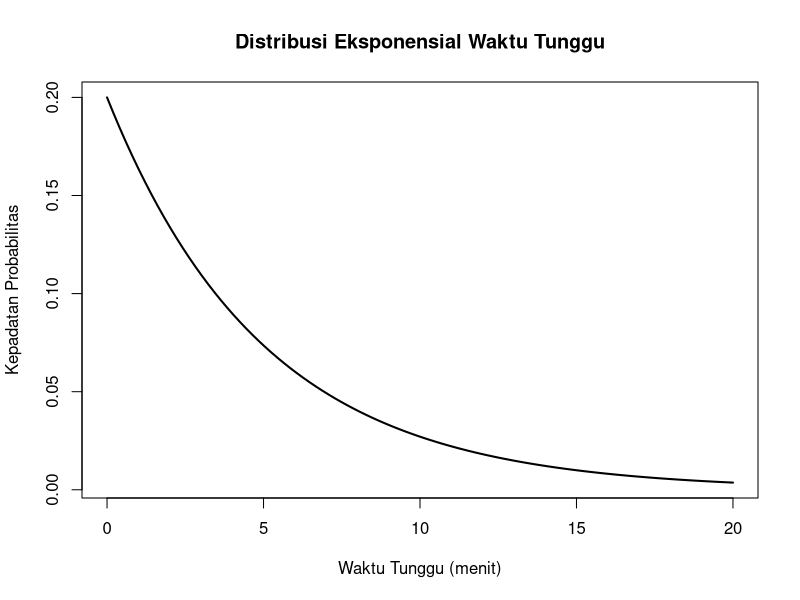

This figure's R source:
# Studi Kasus Distribusi kontinu:Distribusi Eksponensial
# Waktu Tunggu Pelanggan

# 1. Menentukan parameter
rata_rata <- 5
lambda <- 1 / rata_rata

# 2. Peluang menunggu kurang dari 3 menit
peluang_kurang_3 <- pexp(3, rate = lambda)
cat("P(X < 3):", round(peluang_kurang_3, 5), "\n")

# 3. Peluang menunggu lebih dari 5 menit
peluang_lebih_5 <- pexp(5, rate = lambda,
                        lower.tail = FALSE)
cat("P(X > 5):", round(peluang_lebih_5, 5), "\n")

# 4. Peluang menunggu antara 2 dan 6 menit
peluang_2_6 <- pexp(6, rate = lambda) -
  pexp(2, rate = lambda)
cat("P(2 < X < 6):", round(peluang_2_6, 5), "\n")

# 5. Nilai harapan dan varians
nilai_harapan <- 1 / lambda
varians <- 1 / lambda^2

cat("Nilai harapan:", nilai_harapan, "menit\n")
cat("Varians:", varians, "menit kuadrat\n")

# 6. Simulasi waktu tunggu 10 pelanggan
set.seed(123)
simulasi <- rexp(10, rate = lambda)
print(round(simulasi, 2))

# 7. Membuat grafik distribusi
x <- seq(0, 20, length.out = 100)
y <- dexp(x, rate = lambda)

plot(x, y,
     type = "l",
     main = "Distribusi Eksponensial Waktu Tunggu",
     xlab = "Waktu Tunggu (menit)",
     ylab = "Kepadatan Probabilitas",
     lwd = 2)
